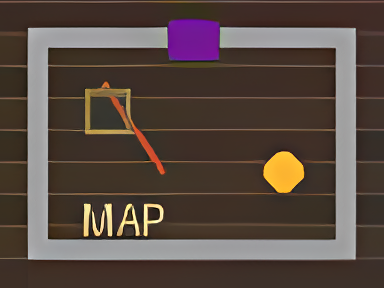
#> input picture foundry/tests/fixtures/enhancer-reference.png, 384 x 288 px
$ python -i detector.py   (imports and definitions only)
#> lines starting #> are read from the running program, lines starting #| are printed output that depends on the picture; after the words box and inside, x2 and y2 are one past the last pixel; in counts of white or black regions, pixels touching at a corner belong together
#> further down, picture is the input picture: shape (288, 384, 3); mean B, G, R 65.1, 72.8, 87.3
import cv2
import numpy as np
from .light_detector import detect_lights, scale_lights_to_grid

def detect_walls(image, min_contour_area=100, max_contour_area=None, blur_kernel_size=5,
                canny_threshold1=50, canny_threshold2=150, edge_margin=0,
                wall_colors=None, color_threshold=20):
    """
    Detect walls in an image with adjustable parameters.

    Parameters:
    - image: Input image
    - min_contour_area: Minimum area of contours to keep (filters small artifacts)
    - max_contour_area: Maximum area of contours to keep (None means no upper limit)
    - blur_kernel_size: Kernel size for Gaussian blur (use 1 for no blur)
    - canny_threshold1: Lower threshold for Canny edge detection
    - canny_threshold2: Upper threshold for Canny edge detection
    - edge_margin: Number of pixels from the edge to place the cutting border (0 means no cutting)
    - wall_colors: Can be one of:
                  - None to disable color detection
                  - A single BGR color tuple
                  - A list of BGR color tuples
                  - A list of (BGR color tuple, threshold) pairs for per-color thresholds
    - color_threshold: Default threshold for colors without specific threshold (0-100)

    Returns:
    - List of contours representing walls
    """
#> called with min_contour_area = 100, blur_kernel_size = 5, canny_threshold1 = 50, canny_threshold2 = 150, edge_margin = 0, color_threshold = 20
    # All kernels below produce their own outputs; the source is read-only.
    working_image = image

    # If wall colors are provided, use direct color-based contour detection
    if wall_colors is not None:
        if not isinstance(wall_colors, list):
            # Convert single color to list with default threshold
            wall_colors = [(wall_colors, color_threshold)]
        elif len(wall_colors) > 0 and not isinstance(wall_colors[0], tuple):
            # Convert list of colors to list of (color, default_threshold) tuples
            wall_colors = [(color, color_threshold) for color in wall_colors]
        elif len(wall_colors) > 0 and isinstance(wall_colors[0], tuple) and len(wall_colors[0]) == 3:
            # It's a list of color tuples, convert to (color, threshold) format
            wall_colors = [(color, color_threshold) for color in wall_colors]

        # Create a mask that combines all specified colors with their thresholds
        color_mask = create_multi_color_mask(image, wall_colors)

        # Find contours directly on the color mask
        # Changed from RETR_EXTERNAL to RETR_CCOMP to detect holes/interior walls
        color_contours, hierarchy = cv2.findContours(color_mask, cv2.RETR_CCOMP, cv2.CHAIN_APPROX_SIMPLE)

        # Process contours based on hierarchy to include both outer and inner contours
        result_contours = process_contours_with_hierarchy(color_contours, hierarchy, min_contour_area, max_contour_area)

        print(f"Color-based detection found {len(color_contours)} contours, {len(result_contours)} after filtering by area")

        # Return the filtered contours
        return result_contours

    # If no wall colors provided, continue with standard edge detection approach
    # Convert to grayscale
    gray = cv2.cvtColor(working_image, cv2.COLOR_BGR2GRAY)
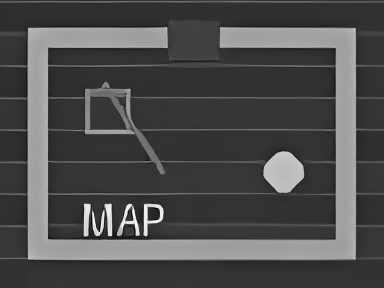
#> gray: shape (288, 384); min 0, max 249, mean 76.3

    # Apply Gaussian Blur to reduce noise if blur_kernel_size > 1
    if blur_kernel_size > 1:
        blurred = cv2.GaussianBlur(gray, (blur_kernel_size, blur_kernel_size), 0)
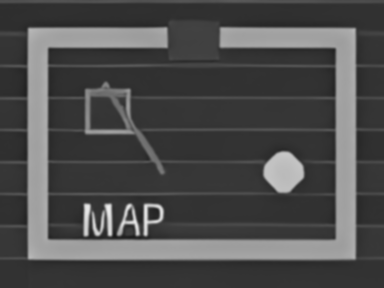
#> blurred: shape (288, 384); min 26, max 238, mean 76.3
    else:
        blurred = gray  # No blur if kernel size is 1

    # Apply Canny edge detection
    edges = cv2.Canny(blurred, canny_threshold1, canny_threshold2)
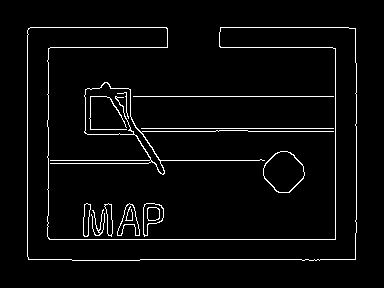
#> edges: shape (288, 384); 3.8% white in thin lines or dots, all inside (x1, y1, x2, y2) = (27, 27, 357, 261)

    # Find contours - changed to retrieve hierarchical contours
    contours, hierarchy = cv2.findContours(edges, cv2.RETR_CCOMP, cv2.CHAIN_APPROX_SIMPLE)
#> contours = 23 contours, 7 with area under 20; largest, box (x1, y1, x2, y2) and area: (27, 27, 357, 261) 20153, (27, 27, 357, 261) 20144, (50, 82, 334, 175) 2518, (84, 82, 165, 175) 2436, (263, 151, 305, 193) 1228

    # Process contours - Generate filled mask
    contour_mask = np.zeros(gray.shape, dtype=np.uint8)
    cv2.drawContours(contour_mask, contours, -1, 255, thickness=cv2.FILLED)

    # Find touching contours - dilate slightly and run connectedComponents
    kernel = np.ones((3, 3), np.uint8)
    working_mask = cv2.dilate(contour_mask, kernel, iterations=1)
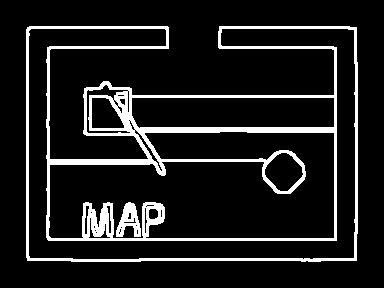
#> working_mask: shape (288, 384); 11.5% white; 2 white regions

    # Find connected components (treats touching contours as one)
    num_labels, labels, stats, centroids = cv2.connectedComponentsWithStats(working_mask)
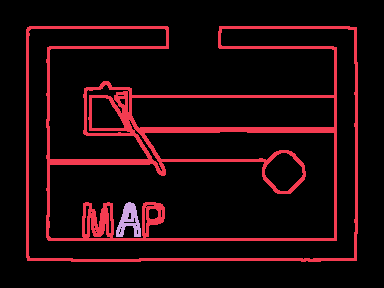
#> labels: shape (288, 384) int32; 3 distinct labels, from 0 to 2; one colour per label, 0 black
#> num_labels = 3; stats = [[0, 0, 384, 288, 97913], [26, 26, 332, 236, 12202], [116, 202, 25, 35, 477]]; centroids = [[193.3, 142.5], [179.7, 148.3], [128.7, 220.2]]

    # Process each connected component
    result_contours = []

    # No edge margin - simpler processing
    if edge_margin <= 0:
        # One label lookup and one contour pass replace a full-image allocation
        # and scan for every component. Preserve both holes and area filtering.
        areas = stats[:, cv2.CC_STAT_AREA]
#> areas = [97913, 12202, 477]
        accepted = areas >= min_contour_area
#> accepted = [True, True, True]
        if max_contour_area is not None:
            accepted &= areas <= max_contour_area
        accepted[0] = False
        filtered_mask = (accepted.astype(np.uint8) * 255)[labels]
        component_contours, component_hierarchy = cv2.findContours(
            filtered_mask, cv2.RETR_CCOMP, cv2.CHAIN_APPROX_SIMPLE
        )
#> component_contours = 35 contours, 15 with area under 20; largest, box (x1, y1, x2, y2) and area: (26, 26, 358, 262) 59796, (48, 131, 335, 239) 23762, (28, 28, 356, 260) 18100, (131, 97, 335, 129) 6050, (264, 152, 304, 192) 1016; component_hierarchy = 35 rows, first 6: [8, -1, 1, -1], [2, -1, -1, 0], [3, 1, -1, 0], [4, 2, -1, 0], [5, 3, -1, 0], [6, 4, -1, 0]
        result_contours = process_contours_with_hierarchy(
            component_contours, component_hierarchy, min_contour_area, max_contour_area
        )

    # Handle edge margin case
    else:
        # Create center mask and edge boundary
        height, width = gray.shape
        center_mask = np.zeros_like(gray, dtype=np.uint8)
        edge_boundary = np.zeros_like(gray, dtype=np.uint8)

        # Draw the center region and boundary
        cv2.rectangle(
            center_mask,
            (edge_margin, edge_margin),
            (width - edge_margin, height - edge_margin),
            255, -1  # Filled rectangle
        )

        cv2.rectangle(
            edge_boundary,
            (edge_margin, edge_margin),
            (width - edge_margin, height - edge_margin),
            255, 2   # Thick boundary only
        )

        # Create edge mask for detecting edge intersections
        edge_mask = np.zeros_like(gray, dtype=np.uint8)
        cv2.rectangle(edge_mask, (0, 0), (width-1, height-1), 255, 1)

        # Process each connected component separately
        for i in range(1, num_labels):
            # Create a mask for this component
            component_mask = np.zeros_like(labels, dtype=np.uint8)
            component_mask[labels == i] = 255

            # Get area of this component
            component_area = stats[i, cv2.CC_STAT_AREA]

            # Check if this component touches the boundary
            boundary_intersection = cv2.bitwise_and(component_mask, edge_boundary)
            touches_boundary = cv2.countNonZero(boundary_intersection) > 0

            # Check if component touches image edge
            edge_intersection = cv2.bitwise_and(component_mask, edge_mask)
            touches_edge = cv2.countNonZero(edge_intersection) > 0

            # Special handling for components that cross the boundary
            if touches_boundary:
                # 1. Get the portion of the component inside the center region
                center_portion = cv2.bitwise_and(component_mask, center_mask)

                # 2. Check if the component leaves and re-enters the center region
                # Find contours in center portion
                center_contours, _ = cv2.findContours(center_portion, cv2.RETR_EXTERNAL, cv2.CHAIN_APPROX_SIMPLE)

                # If multiple separate contours in center, they might be part of a larger wall that crosses the boundary
                if len(center_contours) > 1 and component_area >= min_contour_area:
                    # Create a combined mask to close the contours along the boundary
                    combined_mask = center_portion.copy()

                    # Draw lines along the intersection with the boundary to close contours
                    boundary_points = np.argwhere(boundary_intersection > 0)

                    if len(boundary_points) >= 2:
                        # Find clusters of boundary points
                        distance_threshold = max(width, height) // 20
                        point_clusters = []

                        for point in boundary_points:
                            y, x = point
                            added = False

                            # Try to add point to an existing cluster
                            for cluster in point_clusters:
                                for cluster_point in cluster:
                                    if np.sqrt((y - cluster_point[0])**2 + (x - cluster_point[1])**2) < distance_threshold:
                                        cluster.append((y, x))
                                        added = True
                                        break
                                if added:
                                    break

                            # If not added to any cluster, create a new one
                            if not added:
                                point_clusters.append([(y, x)])

                        # Connect points across clusters to close the contour
                        if len(point_clusters) >= 2:
                            # Get centroids of clusters
                            centroids = []
                            for cluster in point_clusters:
                                cy = sum(p[0] for p in cluster) // len(cluster)
                                cx = sum(p[1] for p in cluster) // len(cluster)
                                centroids.append((cy, cx))

                            # Draw lines between centroids to close contours
                            for i in range(len(centroids)):
                                pt1 = (centroids[i][1], centroids[i][0])  # Convert y,x to x,y for drawing
                                pt2 = (centroids[(i+1) % len(centroids)][1], centroids[(i+1) % len(centroids)][0])
                                cv2.line(combined_mask, pt1, pt2, 255, 2)

                    # Extract closed contours
                    closed_contours, _ = cv2.findContours(combined_mask, cv2.RETR_EXTERNAL, cv2.CHAIN_APPROX_SIMPLE)

                    # Add closed contours to result if they meet the area criteria
                    for contour in closed_contours:
                        area = cv2.contourArea(contour)
                        if area >= min_contour_area and (max_contour_area is None or area <= max_contour_area):
                            result_contours.append(contour)

                    continue  # Skip standard processing below

                # If this component has significant area and touches edges in multiple places
                elif touches_edge:
                    edge_points = np.argwhere(edge_intersection > 0)

                    if len(edge_points) > 10:  # Use a threshold to avoid spurious detections
                        # Use component's full area for min_area check
                        if component_area >= min_contour_area:
                            # Close the contour by adding the boundary edges where it intersects
                            closed_mask = center_portion.copy()
                            boundary_points = np.argwhere(boundary_intersection > 0)

                            for point in boundary_points:
                                y, x = point
                                cv2.circle(closed_mask, (x, y), 2, 255, -1)

                            # Dilate to connect nearby points
                            closed_mask = cv2.dilate(closed_mask, kernel, iterations=1)

                            # Extract contours from closed mask
                            closed_contours, _ = cv2.findContours(closed_mask, cv2.RETR_EXTERNAL, cv2.CHAIN_APPROX_SIMPLE)

                            for contour in closed_contours:
                                area = cv2.contourArea(contour)
                                if area >= min_contour_area and (max_contour_area is None or area <= max_contour_area):
                                    result_contours.append(contour)

                            continue  # Skip standard processing

            # Standard processing for components fully inside the center region
            # or those that don't need special handling
            center_portion = cv2.bitwise_and(component_mask, center_mask)
            center_area = cv2.countNonZero(center_portion)

            if center_area >= min_contour_area and (max_contour_area is None or center_area <= max_contour_area):
                center_contours, _ = cv2.findContours(center_portion, cv2.RETR_EXTERNAL, cv2.CHAIN_APPROX_SIMPLE)
                result_contours.extend(center_contours)

    return result_contours

def process_contours_with_hierarchy(contours, hierarchy, min_contour_area, max_contour_area):
    """
    Process contours based on hierarchy to include both exterior and interior contours.

    Parameters:
    - contours: List of detected contours
    - hierarchy: Contour hierarchy from cv2.findContours
    - min_contour_area: Minimum area for contour filtering
    - max_contour_area: Maximum area for contour filtering (None for no limit)

    Returns:
    - List of filtered contours
    """
#> called with hierarchy = array of shape (1, 35, 4), min_contour_area = 100
    if len(contours) == 0:
        return []

    result_contours = []

    # Hierarchy format: [Next, Previous, First_Child, Parent]
    # If hierarchy is None (can happen with RETR_LIST), treat all contours as top level
    if hierarchy is None:
        for i, contour in enumerate(contours):
            area = cv2.contourArea(contour)
            if area >= min_contour_area and (max_contour_area is None or area <= max_contour_area):
                result_contours.append(contour)
        return result_contours

    # Process contours by hierarchy
    hierarchy = hierarchy[0]  # OpenCV returns hierarchy as a single-item list

    # First pass: include all contours that meet area requirements
    for i, contour in enumerate(contours):
        area = cv2.contourArea(contour)
        if area >= min_contour_area and (max_contour_area is None or area <= max_contour_area):
            result_contours.append(contour)
#> this loop made 35 passes
#> area on passes 1, 7, 8, 9, 13, 16, 17, 19, 20, 22, 23, 24: 460.5, 31, 21.5, 59796, 126, 96, 53, 76.5, 86.5, 1016.5, 23762.5, 146
#> after the loop, result_contours = 10 contours; largest, box (x1, y1, x2, y2) and area: (26, 26, 358, 262) 59796, (48, 131, 335, 239) 23762, (28, 28, 356, 260) 18100, (131, 97, 335, 129) 6050, (264, 152, 304, 192) 1016

    return result_contours

# [520 lines left out: functions create_multi_color_mask, create_color_mask, draw_walls, merge_contours, split_edge_contours, scale_contours and 2 more, not called in this run]

>>> import cv2
>>> picture = cv2.imread('../../foundry/tests/fixtures/enhancer-reference.png')
>>> result = detect_walls(picture)
#> result has the same summary as result_contours in process_contours_with_hierarchy
